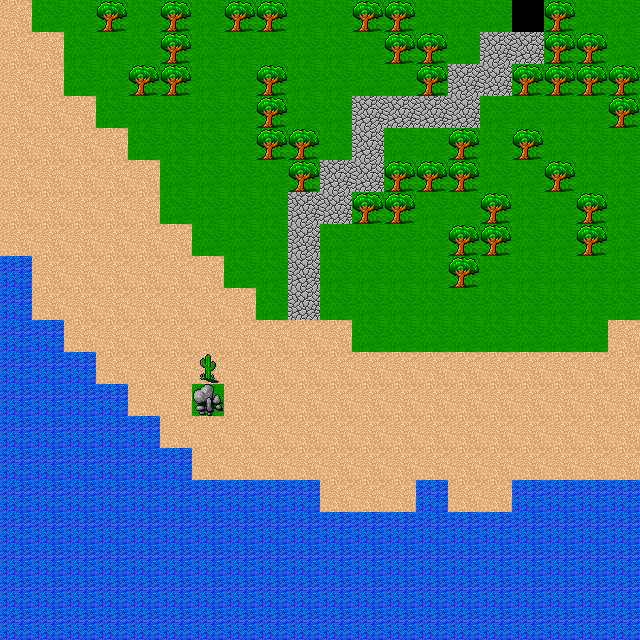

A 2D game scene composited from a Tiled map and its tileset images. What follows is a short description and the map's XML, with each tile layer's data collapsed to a summary:
An orthogonal 20x20 tile map with 32x32 px tiles, 1 tile layer (Terrain), 3 tilesets and 1 object (Yaech spawns).

<map version="1.0" orientation="orthogonal" width="20" height="20" tilewidth="32" tileheight="32">
 <tileset firstgid="1" name="dg_grounds32" tilewidth="32" tileheight="32">
  <image source="gfx/dg_grounds32.gif" width="288" height="640" />
  <tile id="0">
   <properties>
    <property name="display" value=":" />
   </properties>
  </tile>
  <tile id="9">
   <properties>
    <property name="display" value="." />
   </properties>
  </tile>
  <tile id="12">
   <properties>
    <property name="display" value="," />
   </properties>
  </tile>
  <tile id="18">
   <properties>
    <property name="display" value="~" />
   </properties>
  </tile>
  <tile id="30">
   <properties>
    <property name="display" value="_" />
   </properties>
  </tile>
  <tile id="33">
   <properties>
    <property name="display" value="=" />
   </properties>
  </tile>
  <tile id="54">
   <properties>
    <property name="display" value="t" />
   </properties>
  </tile>
  <tile id="72">
   <properties>
    <property name="display" value="~" />
   </properties>
  </tile>
  <tile id="117">
   <properties>
    <property name="display" value="^" />
   </properties>
  </tile>
  <tile id="150">
   <properties>
    <property name="display" value="=" />
   </properties>
  </tile>
  <tile id="159">
   <properties>
    <property name="display" value="-" />
   </properties>
  </tile>
  <tile id="168">
   <properties>
    <property name="display" value="!" />
   </properties>
  </tile>
 </tileset>
 <tileset firstgid="181" name="numbers" tilewidth="32" tileheight="32">
  <image source="gfx/numbers.png" width="192" height="192" />
  <tile id="0">
   <properties>
    <property name="display" value="&lt;" />
   </properties>
  </tile>
  <tile id="1">
   <properties>
    <property name="display" value="2" />
   </properties>
  </tile>
  <tile id="2">
   <properties>
    <property name="display" value="@" />
   </properties>
  </tile>
  <tile id="3">
   <properties>
    <property name="display" value="4" />
   </properties>
  </tile>
  <tile id="4">
   <properties>
    <property name="display" value="5" />
   </properties>
  </tile>
  <tile id="5">
   <properties>
    <property name="display" value="6" />
   </properties>
  </tile>
  <tile id="19">
   <properties>
    <property name="display" value="1" />
   </properties>
  </tile>
  <tile id="20">
   <properties>
    <property name="display" value="2" />
   </properties>
  </tile>
  <tile id="21">
   <properties>
    <property name="display" value="3" />
   </properties>
  </tile>
  <tile id="22">
   <properties>
    <property name="display" value="5" />
   </properties>
  </tile>
  <tile id="23">
   <properties>
    <property name="display" value="6" />
   </properties>
  </tile>
  <tile id="24">
   <properties>
    <property name="display" value="7" />
   </properties>
  </tile>
  <tile id="25">
   <properties>
    <property name="display" value="8" />
   </properties>
  </tile>
  <tile id="26">
   <properties>
    <property name="display" value="A" />
   </properties>
  </tile>
  <tile id="27">
   <properties>
    <property name="display" value="B" />
   </properties>
  </tile>
  <tile id="35">
   <properties>
    <property name="display" value="&amp;" />
   </properties>
  </tile>
 </tileset>
 <tileset firstgid="217" name="dg_town632" tilewidth="32" tileheight="32">
  <image source="gfx/dg_town632.gif" width="288" height="128" />
  <tile id="0">
   <properties>
    <property name="display" value="#" />
   </properties>
  </tile>
  <tile id="4">
   <properties>
    <property name="display" value="3" />
   </properties>
  </tile>
  <tile id="5">
   <properties>
    <property name="display" value="2" />
   </properties>
  </tile>
  <tile id="15">
   <properties>
    <property name="display" value="1" />
   </properties>
  </tile>
  <tile id="22">
   <properties>
    <property name="display" value="4" />
   </properties>
  </tile>
  <tile id="24">
   <properties>
    <property name="display" value="9" />
   </properties>
  </tile>
  <tile id="30">
   <properties>
    <property name="display" value="+" />
   </properties>
  </tile>
  <tile id="32">
   <properties>
    <property name="display" value="'" />
   </properties>
  </tile>
 </tileset>
 <layer name="Terrain" width="20" height="20">
  <data>[400 cells, 400 non-empty, 8 distinct tile ids]</data>
 </layer>
 <objectgroup name="addSpot" width="20" height="20">
  <object name="Yaech spawns" x="8" y="558" width="480" height="72">
   <properties>
    <property name="subtype" value="&quot;yaech&quot;" />
    <property name="type" value="&quot;spawn&quot;" />
   </properties>
  </object>
 </objectgroup>
 <objectgroup name="Actor" width="20" height="20" />
</map>
